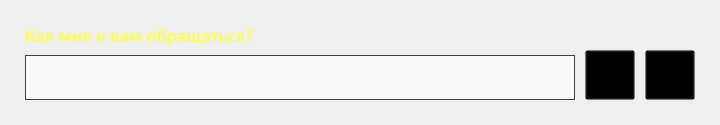
<?xml version="1.0" encoding="UTF-8"?>
<ui version="4.0">
 <class>edit_name_window</class>
 <widget class="QWidget" name="edit_name_window">
  <property name="windowModality">
   <enum>Qt::ApplicationModal</enum>
  </property>
  <property name="geometry">
   <rect>
    <x>0</x>
    <y>0</y>
    <width>720</width>
    <height>125</height>
   </rect>
  </property>
  <property name="minimumSize">
   <size>
    <width>720</width>
    <height>125</height>
   </size>
  </property>
  <property name="maximumSize">
   <size>
    <width>720</width>
    <height>125</height>
   </size>
  </property>
  <property name="focusPolicy">
   <enum>Qt::ClickFocus</enum>
  </property>
  <property name="windowTitle">
   <string>Edit your name!</string>
  </property>
  <widget class="QLabel" name="background_label">
   <property name="geometry">
    <rect>
     <x>0</x>
     <y>0</y>
     <width>720</width>
     <height>240</height>
    </rect>
   </property>
   <property name="text">
    <string/>
   </property>
   <property name="pixmap">
    <pixmap>../img/MiniWall.png</pixmap>
   </property>
  </widget>
  <widget class="QLineEdit" name="name_input_field">
   <property name="geometry">
    <rect>
     <x>25</x>
     <y>55</y>
     <width>550</width>
     <height>45</height>
    </rect>
   </property>
   <property name="font">
    <font>
     <family>Calibri</family>
     <pointsize>20</pointsize>
     <weight>50</weight>
     <bold>false</bold>
    </font>
   </property>
   <property name="autoFillBackground">
    <bool>false</bool>
   </property>
   <property name="styleSheet">
    <string notr="true">background-color: rgba(250, 250, 250, 255);
color: rgba(5, 5, 5, 255);
border: 1px solid #404040;</string>
   </property>
  </widget>
  <widget class="QLabel" name="label">
   <property name="geometry">
    <rect>
     <x>25</x>
     <y>25</y>
     <width>291</width>
     <height>20</height>
    </rect>
   </property>
   <property name="font">
    <font>
     <family>Calibri</family>
     <pointsize>14</pointsize>
     <weight>75</weight>
     <bold>true</bold>
    </font>
   </property>
   <property name="styleSheet">
    <string notr="true">color: #fbfd53;</string>
   </property>
   <property name="text">
    <string>Как мне к вам обращаться?</string>
   </property>
  </widget>
  <widget class="QPushButton" name="save_name_button">
   <property name="geometry">
    <rect>
     <x>585</x>
     <y>50</y>
     <width>50</width>
     <height>50</height>
    </rect>
   </property>
   <property name="styleSheet">
    <string notr="true">background-color: rgba(0, 0, 0, 0)</string>
   </property>
   <property name="text">
    <string/>
   </property>
   <property name="icon">
    <iconset>
     <normaloff>../img/ok_button.png</normaloff>../img/ok_button.png</iconset>
   </property>
   <property name="iconSize">
    <size>
     <width>50</width>
     <height>50</height>
    </size>
   </property>
  </widget>
  <widget class="QPushButton" name="delete_name_button">
   <property name="geometry">
    <rect>
     <x>645</x>
     <y>50</y>
     <width>50</width>
     <height>50</height>
    </rect>
   </property>
   <property name="styleSheet">
    <string notr="true">background-color: rgba(0, 0, 0, 0)</string>
   </property>
   <property name="text">
    <string/>
   </property>
   <property name="icon">
    <iconset>
     <normaloff>../img/delete_name_button.png</normaloff>../img/delete_name_button.png</iconset>
   </property>
   <property name="iconSize">
    <size>
     <width>50</width>
     <height>50</height>
    </size>
   </property>
  </widget>
 </widget>
 <resources/>
 <connections/>
</ui>
